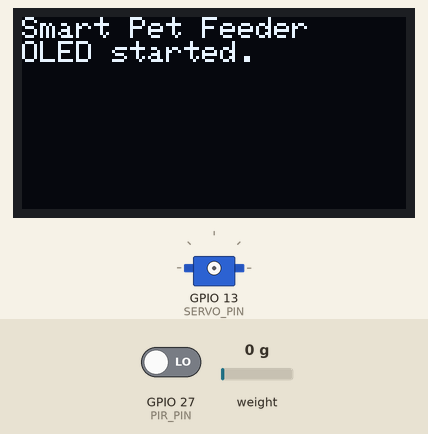
Recording of a sketch running on a simulated ESP32. On the bench: 128×64 one-colour display, servo. Inputs (shaded band) come from the test bench; at power-on: GPIO 27 (PIR_PIN) LOW, weight on the scale 0 g. WiFi joins after 1.5 s; servers stay silent unless stated; what the sketch prints to the serial monitor is not drawn.

Above: at 1.1 s.
At 2.1 s:
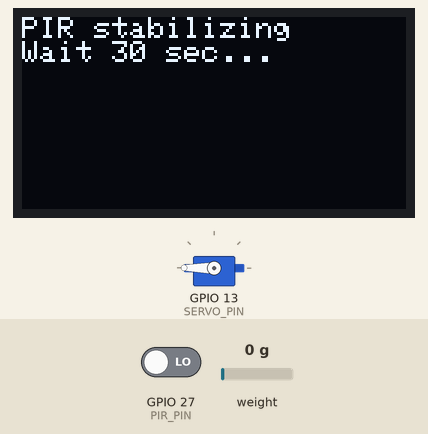
At 32.2 s:
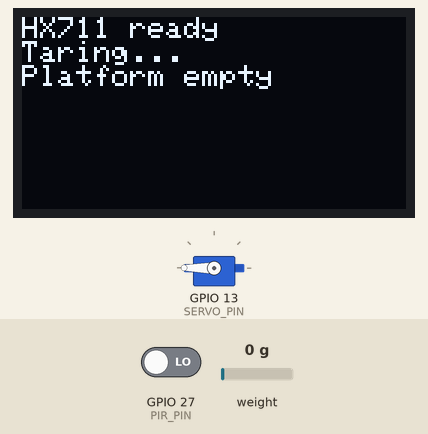
At 37.2 s:
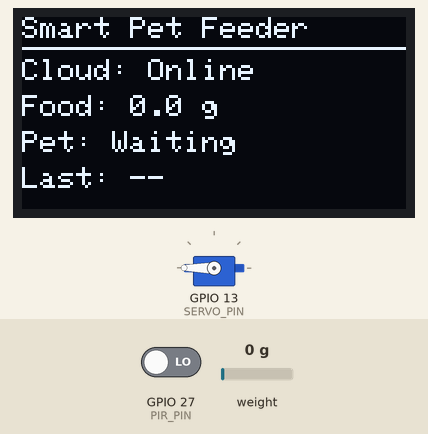

Measured:
- what the display in image 0 shows lasts 1.0 s, from 1.1 s to 2.1 s
- what the display in image 1 shows lasts 30.0 s, from 2.1 s to 32.1 s
- what the display in image 2 shows lasts 3.1 s, from 32.1 s to 35.2 s

The sketch:

Smart_Pet_Feeder_may03a.ino
```cpp
#include "arduino_secrets.h"
#include <ESP32Servo.h>
#include "HX711.h"

#include <Wire.h>
#include <Adafruit_GFX.h>
#include <Adafruit_SH110X.h>

#include "thingProperties.h"

// -------------------- OLED settings --------------------
#define SCREEN_WIDTH 128
#define SCREEN_HEIGHT 64
#define OLED_RESET -1

Adafruit_SH1106G display = Adafruit_SH1106G(
  SCREEN_WIDTH,
  SCREEN_HEIGHT,
  &Wire,
  OLED_RESET
);

const int OLED_SDA_PIN = 21;
const int OLED_SCL_PIN = 22;

bool oledReady = false;

unsigned long previousOledMillis = 0;
const unsigned long oledInterval = 500;

// -------------------- Servo settings --------------------
Servo feederServo;

const int SERVO_PIN = 13;

// Current project logic:
// 75 degrees  = door open
// 180 degrees = door closed
const int SERVO_OPEN_ANGLE = 75;
const int SERVO_CLOSED_ANGLE = 180;

// Feed time
const unsigned long FEED_OPEN_TIME = 500; // ms

unsigned long lastFeedMillis = 0;
bool hasFedBefore = false;

// -------------------- PIR settings --------------------
const int PIR_PIN = 27;

// Pet is detected for 5 seconds after last motion
const unsigned long PET_TIMEOUT = 5000;

unsigned long lastMotionTime = 0;

bool localPetDetected = false;
bool lastLocalPetDetected = false;

int lastRawPirState = -1;

// -------------------- HX711 settings --------------------
const int HX711_DOUT_PIN = 19;  // DT / DOUT
const int HX711_SCK_PIN  = 18;  // SCK / CLK

HX711 scale;

// Stable calibration value
float calibration_factor = -399.0;

// Load cell read time
unsigned long previousScaleMillis = 0;
const unsigned long scaleInterval = 700;

// Noise filter
float lastPrintedWeight = 0.0;
const float weightChangeThreshold = 3.0;

// Accept values close to zero as 0
const float zeroDeadband = 3.0;

float currentDisplayWeight = 0.0;

// Low food warning limit
const float LOW_FOOD_THRESHOLD = 30.0; // grams

// -------------------- Helper functions --------------------
String getLastFeedText() {
  if (!hasFedBefore) {
    return "--";
  }

  unsigned long elapsedSeconds = (millis() - lastFeedMillis) / 1000;

  if (elapsedSeconds < 60) {
    return String(elapsedSeconds) + "s ago";
  }

  unsigned long minutes = elapsedSeconds / 60;
  unsigned long seconds = elapsedSeconds % 60;

  return String(minutes) + "m " + String(seconds) + "s ago";
}

void updateOLED() {
  if (!oledReady) {
    return;
  }

  display.clearDisplay();
  display.setTextColor(SH110X_WHITE);
  display.setTextSize(1);

  display.setCursor(0, 0);
  display.println("Smart Pet Feeder");

  display.drawLine(0, 10, 127, 10, SH110X_WHITE);

  display.setCursor(0, 14);
  display.print("Cloud: ");
  if (ArduinoCloud.connected()) {
    display.println("Online");
  } else {
    display.println("Offline");
  }

  display.setCursor(0, 26);
  display.print("Food: ");
  display.print(currentDisplayWeight, 1);
  display.println(" g");

  display.setCursor(0, 38);
  display.print("Pet: ");
  if (localPetDetected) {
    display.println("Detected");
  } else {
    display.println("Waiting");
  }

  display.setCursor(0, 50);
  display.print("Last: ");
  display.println(getLastFeedText());

  display.display();
}

void showOLEDMessage(String line1, String line2 = "", String line3 = "") {
  if (!oledReady) {
    return;
  }

  display.clearDisplay();
  display.setTextColor(SH110X_WHITE);
  display.setTextSize(1);
  display.setCursor(0, 0);

  display.println(line1);

  if (line2.length() > 0) {
    display.println(line2);
  }

  if (line3.length() > 0) {
    display.println(line3);
  }

  display.display();
}

void doFeed() {
  Serial.println("FEED started.");

  feederServo.write(SERVO_OPEN_ANGLE);
  Serial.println("Servo: 75 degrees -> DOOR OPEN");

  delay(FEED_OPEN_TIME);

  feederServo.write(SERVO_CLOSED_ANGLE);
  Serial.println("Servo: 180 degrees -> DOOR CLOSED");

  lastFeedMillis = millis();
  hasFedBefore = true;

  lastFeedText = getLastFeedText();

  Serial.println("FEED finished.");
}

void setup() {
  Serial.begin(115200);
  delay(1000);

  // -------------------- Start OLED --------------------
  Wire.begin(OLED_SDA_PIN, OLED_SCL_PIN);

  if (!display.begin(0x3C, true)) {
    oledReady = false;
    Serial.println("OLED not found. Address might not be 0x3C or connection error.");
  } else {
    oledReady = true;
    showOLEDMessage("Smart Pet Feeder", "OLED started.");
    delay(1000);
  }

  // -------------------- Start Servo --------------------
  feederServo.setPeriodHertz(50);
  feederServo.attach(SERVO_PIN, 500, 2400);

  feederServo.write(SERVO_CLOSED_ANGLE);
  Serial.println("Servo started: 180 degrees -> DOOR CLOSED");

  // -------------------- Start PIR --------------------
  pinMode(PIR_PIN, INPUT);

  Serial.println("PIR stabilizing. Waiting 30 seconds...");
  showOLEDMessage("PIR stabilizing", "Wait 30 sec...");
  delay(30000);

  // To prevent false Pet Detected on startup
  lastMotionTime = millis() - PET_TIMEOUT - 1;

  // -------------------- Start HX711 --------------------
  scale.begin(HX711_DOUT_PIN, HX711_SCK_PIN);
  scale.set_scale(calibration_factor);

  Serial.println("Waiting for HX711...");
  showOLEDMessage("HX711", "Waiting...");

  while (!scale.is_ready()) {
    delay(100);
  }

  Serial.println("HX711 ready.");
  Serial.println("Taring. Platform must be empty.");
  showOLEDMessage("HX711 ready", "Taring...", "Platform empty");

  delay(2000);

  scale.tare();

  currentDisplayWeight = 0.0;
  lastPrintedWeight = 0.0;

  Serial.println("Tare complete.");
  Serial.println("First weight: 0.00 g");

  // -------------------- Start Arduino Cloud --------------------
  initProperties();

  ArduinoCloud.begin(ArduinoIoTPreferredConnection);

  setDebugMessageLevel(2);
  ArduinoCloud.printDebugInfo();

  // First cloud values
  foodWeight = 0.0;
  petDetectedCloud = false;
  lowFoodAlert = false;
  lastFeedText = "--";
  feedNow = false;

  Serial.println("--------------------------------");
  Serial.println("Smart Pet Feeder Cloud code started.");
  Serial.println("Servo will be controlled with feedNow from Dashboard.");
  Serial.println("--------------------------------");

  updateOLED();
}

void loop() {
  unsigned long currentMillis = millis();

  // Keep updating Cloud connection
  ArduinoCloud.update();

  // -------------------- Local servo test with Serial command --------------------
  if (Serial.available() > 0) {
    char command = Serial.read();

    if (command == 'o' || command == 'O') {
      feederServo.write(SERVO_OPEN_ANGLE);
      Serial.println("Command: DOOR OPEN -> 75 degrees");
    }

    else if (command == 'c' || command == 'C') {
      feederServo.write(SERVO_CLOSED_ANGLE);
      Serial.println("Command: DOOR CLOSED -> 180 degrees");
    }

    else if (command == 'f' || command == 'F') {
      Serial.println("Command: FEED TEST");
      doFeed();
    }
  }

  // -------------------- Read PIR --------------------
  int rawPirState = digitalRead(PIR_PIN);

  // Print raw PIR only when it changes
  if (rawPirState != lastRawPirState) {
    lastRawPirState = rawPirState;

    if (rawPirState == HIGH) {
      Serial.println("PIR RAW: HIGH");
    } else {
      Serial.println("PIR RAW: LOW");
    }
  }

  // Update time if motion detected
  if (rawPirState == HIGH) {
    lastMotionTime = currentMillis;
  }

  // Pet detected if motion in last 5 seconds
  if (currentMillis - lastMotionTime <= PET_TIMEOUT) {
    localPetDetected = true;
  } else {
    localPetDetected = false;
  }

  // Update filtered pet status only when changed
  if (localPetDetected != lastLocalPetDetected) {
    lastLocalPetDetected = localPetDetected;

    if (localPetDetected) {
      Serial.println("PET STATUS: Pet Detected");
    } else {
      Serial.println("PET STATUS: Waiting / No Pet");
    }

    petDetectedCloud = localPetDetected;
  }

  // -------------------- Read Load cell --------------------
  if (currentMillis - previousScaleMillis >= scaleInterval) {
    previousScaleMillis = currentMillis;

    // Skip if HX711 is not ready
    if (!scale.is_ready()) {
      return;
    }

    // Average of 20 readings for stable measure
    float currentWeight = scale.get_units(20);

    // Accept values close to zero as 0
    if (abs(currentWeight) <= zeroDeadband) {
      currentWeight = 0.0;
    }

    currentDisplayWeight = currentWeight;

    // Update cloud weight
    foodWeight = currentDisplayWeight;

    // Low food alert
    if (currentDisplayWeight <= LOW_FOOD_THRESHOLD) {
      lowFoodAlert = true;
    } else {
      lowFoodAlert = false;
    }

    // Print to Serial only if big change
    if (abs(currentWeight - lastPrintedWeight) >= weightChangeThreshold) {
      Serial.print("Weight changed: ");
      Serial.print(lastPrintedWeight, 2);
      Serial.print(" g -> ");
      Serial.print(currentWeight, 2);
      Serial.println(" g");

      lastPrintedWeight = currentWeight;
    }
  }

  // -------------------- Update last feed text --------------------
  if (hasFedBefore) {
    lastFeedText = getLastFeedText();
  }

  // -------------------- Update OLED --------------------
  if (currentMillis - previousOledMillis >= oledInterval) {
    previousOledMillis = currentMillis;
    updateOLED();
  }
}

// This runs when feedNow changes on Arduino Cloud
void onFeedNowChange() {
  if (feedNow == true) {
    Serial.println("Cloud command: feedNow = true");

    doFeed();

    // Make button false again so it can be pressed again
    feedNow = false;
  }
}
```

arduino_secrets.h
```cpp
#define SECRET_DEVICE_KEY ""
#define SECRET_OPTIONAL_PASS ""
#define SECRET_SSID ""
```

thingProperties.h
```cpp
// Code generated by Arduino IoT Cloud, DO NOT EDIT.

#include <ArduinoIoTCloud.h>
#include <Arduino_ConnectionHandler.h>

const char DEVICE_LOGIN_NAME[]  = "6e7c8265-545e-4347-aee1-04c99ee52d08";

const char SSID[]               = SECRET_SSID;    // Network SSID (name)
const char PASS[]               = SECRET_OPTIONAL_PASS;    // Network password (use for WPA, or use as key for WEP)
const char DEVICE_KEY[]  = SECRET_DEVICE_KEY;    // Secret device password

void onFeedNowChange();

String lastFeedText;
float foodWeight;
bool feedNow;
bool lowFoodAlert;
bool petDetectedCloud;

void initProperties(){

  ArduinoCloud.setBoardId(DEVICE_LOGIN_NAME);
  ArduinoCloud.setSecretDeviceKey(DEVICE_KEY);
  ArduinoCloud.addProperty(lastFeedText, READ, ON_CHANGE, NULL);
  ArduinoCloud.addProperty(foodWeight, READ, ON_CHANGE, NULL);
  ArduinoCloud.addProperty(feedNow, READWRITE, ON_CHANGE, onFeedNowChange);
  ArduinoCloud.addProperty(lowFoodAlert, READ, ON_CHANGE, NULL);
  ArduinoCloud.addProperty(petDetectedCloud, READ, ON_CHANGE, NULL);

}

WiFiConnectionHandler ArduinoIoTPreferredConnection(SSID, PASS);
```
